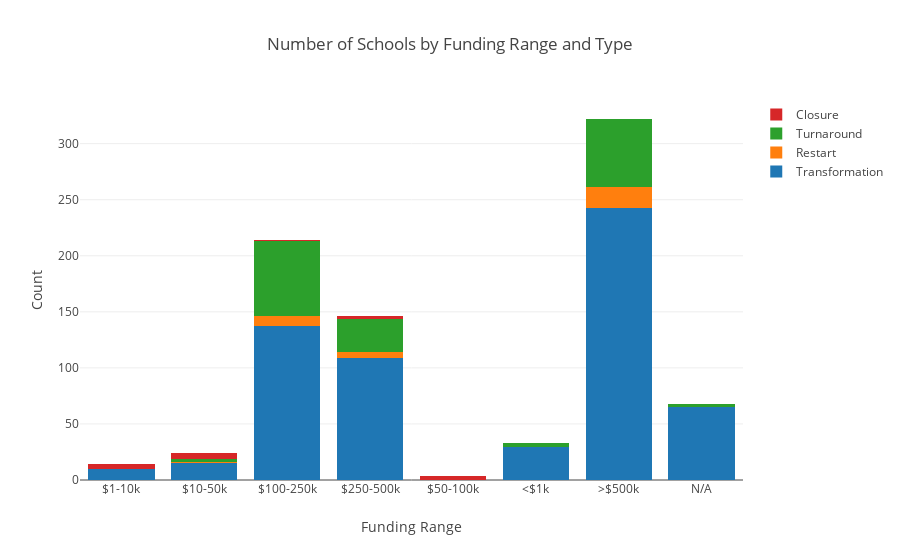

The notebook cell this image was saved under:
### Code cell
iplot(
    go.Figure(
        data = [
            go.Bar(x = range_counts.index, y = transformation2['Range'].value_counts()[range_counts.index], name = "Transformation"),
            go.Bar(x = range_counts.index, y = restart2['Range'].value_counts()[range_counts.index], name = "Restart"),
            go.Bar(x = range_counts.index, y = turnaround2['Range'].value_counts()[range_counts.index], name = "Turnaround"),
            go.Bar(x = range_counts.index, y = closure2['Range'].value_counts()[range_counts.index], name = "Closure"),
        ],
    
        layout = go.Layout(
            barmode='stack',
            title = "Number of Schools by Funding Range and Type",
            xaxis = dict(title="Funding Range"),
            yaxis = dict(title="Count")
        )
))

### Figure 1 — Plotly figure (JSON) as saved in the notebook; plotly's stock layout.template omitted (floating-point values rounded to 4 significant figures)
{"data": [{"name": "Transformation", "type": "bar", "uid": "bb30436f-e26f-442e-9e70-a16cbe3851cc", "x": ["$1-10k", "$10-50k", "$100-250k", "$250-500k", "$50-100k", "<$1k", ">$500k", "N/A"], "y": [10, 15, 137, 109, null, 29, 243, 65]}, {"name": "Restart", "type": "bar", "uid": "b8cf96f1-f89c-4a90-b10d-df401eb861c3", "x": ["$1-10k", "$10-50k", "$100-250k", "$250-500k", "$50-100k", "<$1k", ">$500k", "N/A"], "y": [null, 1, 9, 5, null, null, 18, null]}, {"name": "Turnaround", "type": "bar", "uid": "b29b6987-ecd8-498c-b9f0-759d181443cf", "x": ["$1-10k", "$10-50k", "$100-250k", "$250-500k", "$50-100k", "<$1k", ">$500k", "N/A"], "y": [null, 3, 67, 30, null, 4, 61, 3]}, {"name": "Closure", "type": "bar", "uid": "56dd08be-6a23-4c80-b3b2-319ba6346a39", "x": ["$1-10k", "$10-50k", "$100-250k", "$250-500k", "$50-100k", "<$1k", ">$500k", "N/A"], "y": [4, 5, 1, 2, 4, null, null, null]}], "layout": {"autosize": true, "barmode": "stack", "title": {"text": "Number of Schools by Funding Range and Type"}, "xaxis": {"autorange": true, "range": [-0.5, 7.5], "title": {"text": "Funding Range"}, "type": "category"}, "yaxis": {"autorange": true, "range": [0, 338.9], "title": {"text": "Count"}, "type": "linear"}}}
